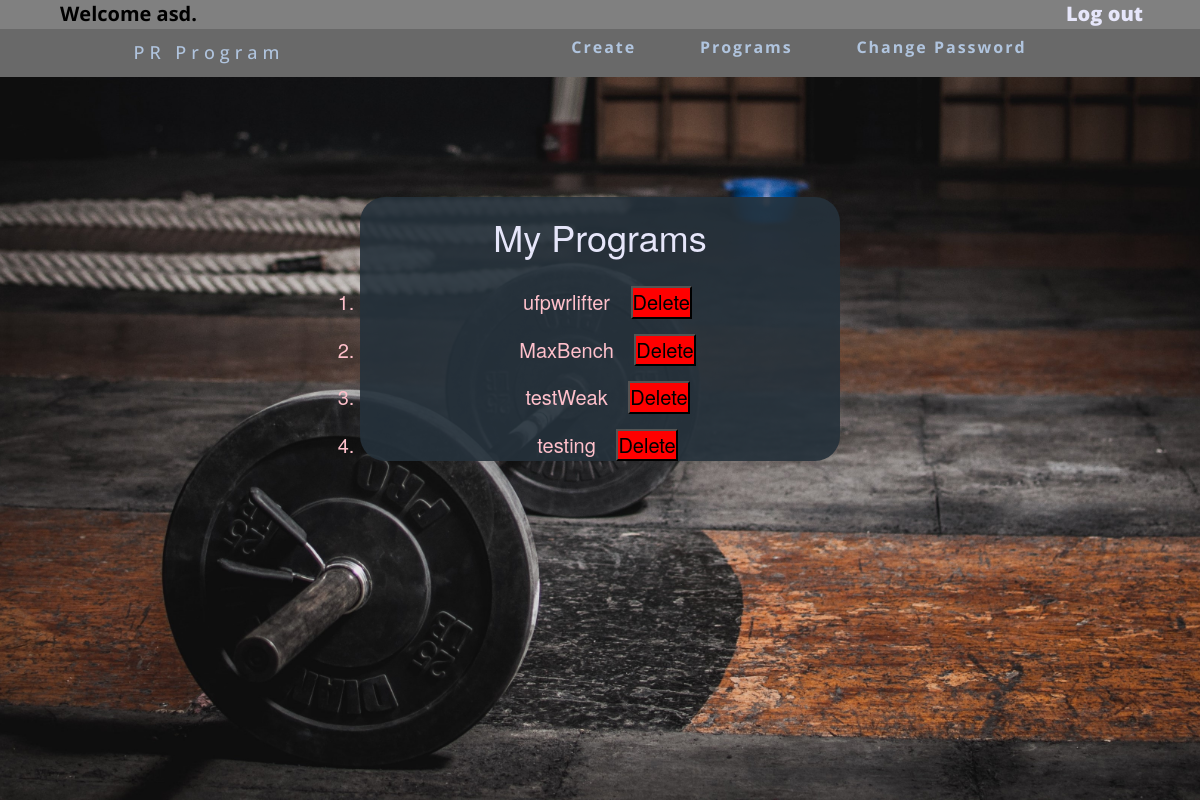
The page /programs (signed in) on the database its author committed.
### app.py (models this page shows)
class UserData(db.Model):
    id = db.Column(db.Integer, primary_key=True)
    username = db.Column(db.String(50))
    password = db.Column(db.String(50))

class ProgramData(db.Model):
    id = db.Column(db.Integer, primary_key=True)
    username = db.Column(db.String(50), default="null")
    name = db.Column(db.String(50), default="null")
    pr = db.Column(db.Integer, default=0)
    reps1 = db.Column(db.Integer, default=0)
    percent1 = db.Column(db.Integer, default=0)
    reps2 = db.Column(db.Integer, default=0)
    percent2 = db.Column(db.Integer, default=0)
    reps3 = db.Column(db.Integer, default=0)
    percent3 = db.Column(db.Integer, default=0)
    reps4 = db.Column(db.Integer, default=0)
    percent4 = db.Column(db.Integer, default=0)
    reps5 = db.Column(db.Integer, default=0)
    percent5 = db.Column(db.Integer, default=0)
    reps6 = db.Column(db.Integer, default=0)
    percent6 = db.Column(db.Integer, default=0)
    reps7 = db.Column(db.Integer, default=0)
    percent7 = db.Column(db.Integer, default=0)
    reps8 = db.Column(db.Integer, default=0)
    percent8 = db.Column(db.Integer, default=0)
    reps9 = db.Column(db.Integer, default=0)
    percent9 = db.Column(db.Integer, default=0)
    reps10 = db.Column(db.Integer, default=0)
    percent10 = db.Column(db.Integer, default=0)
    reps11 = db.Column(db.Integer, default=0)
    percent11 = db.Column(db.Integer, default=0)
    reps12 = db.Column(db.Integer, default=0)
    percent12 = db.Column(db.Integer, default=0)
    reps13 = db.Column(db.Integer, default=0)
    percent13 = db.Column(db.Integer, default=0)
    reps14 = db.Column(db.Integer, default=0)
    percent14 = db.Column(db.Integer, default=0)
    reps15 = db.Column(db.Integer, default=0)
    percent15 = db.Column(db.Integer, default=0)
    reps16 = db.Column(db.Integer, default=0)
    percent16 = db.Column(db.Integer, default=0)
    reps17 = db.Column(db.Integer, default=0)
    percent17 = db.Column(db.Integer, default=0)
    reps18 = db.Column(db.Integer, default=0)
    percent18 = db.Column(db.Integer, default=0)
    reps19 = db.Column(db.Integer, default=0)
    percent19 = db.Column(db.Integer, default=0)
    reps20 = db.Column(db.Integer, default=0)
    percent20 = db.Column(db.Integer, default=0)

### app.py (the view, shortened to what this page needs)
@app.route('/programs', methods=['GET', 'POST'])
@login_required
def programs():
    programName = []
    programNumber = 0
    num = 0
    connection = sqlite3.connect('data/site.db')
    cur = connection.cursor()
    for row in cur.execute('SELECT username, name FROM program_data'):
        if row[0] == current_user.id:
            programName.append(row[1])
            programNumber = programNumber + 1
    return render_template('program.html', data=programName, number=programNumber)

### app.py (called while the page is built)
@login_manager.user_loader
def load_user(user_id):
    user = find_user(user_id)
    if user:
        user.password = None
    return user

def find_user(username):
    connection = sqlite3.connect('data/site.db')
    cur = connection.cursor()
    for row in cur.execute("SELECT username, password from user_data"):
        if not row:
            continue
        if username == row[0]:
            return User(row[0], row[1])
    return None

### templates/program.html (shortened to what this page needs)
{% extends 'base.html' %}
{% block content %}
<div class="home">
    <h1 class="myprogram">My Programs</h1>
    <div class="programs">
        <ol class="nameProgram">
            <form method="post" name="deleteform">
            {% for x in range(number) %}
            <li class="nameProgram">
                <a id="program_name" href="/view/{{data[x]}}" class="programclass">{{ data[x] }}</a>
                <input type="submit" name="delete{{x}}" value="Delete" class="deleteButton">
            </li>
            {% endfor %}
            </form>
        </ol>
    </div>
</div>
{% endblock %}

### templates/base.html (shortened to what this page needs)
<!DOCTYPE html>
<html lang="en">
<head>
    <link rel="stylesheet" type="text/css" href="{{url_for('static', filename='style.css')}}">
    <link rel="stylesheet" href="https://maxcdn.bootstrapcdn.com/bootstrap/3.3.7/css/bootstrap.min.css">
</head>
<body>
<div class="background">
    <header class="login123">
        {% if current_user.is_authenticated %}
        <p>Welcome {{ current_user.id }}.<span class="logout"><a href="/logout">Log out</a></span></p>
        {% endif %}
    </header>
    <nav class="mynavbar">
        <div class="logo">
            <a href="/"><h4>PR Program</h4></a>
        </div>
        <ul class="navlinks">
            {% if current_user.is_authenticated %}
            <li>
                <a href="/create">Create</a>
                <a href="/programs">Programs</a>
                <a href="/changepassword">Change Password</a>
            </li>
            {% endif %}
        </ul>
    </nav>
    {% block content %}{% endblock %}
</div>
</body>
</html>

### static/style.css (style rules this page uses)
* { margin: 0px; padding: 0px; box-sizing: border-box; }
p, h1 { font-family: 'Open Sans', sans-serif; color: gainsboro; }
h1 { margin: 10px; }
p { font-size: 20px }
body, html { height: 100%; background-color: dimgrey; }
.background { background-image: url("/static/background.jpg"); background-position: center; background-repeat: no-repeat; background-size: cover; height: 100%; }
nav.mynavbar { display: flex; justify-content: space-around; align-items: center; min-height: 6vh; font-family: 'Open Sans', sans-serif; background-color: dimgray; }
.logo a { color: lightsteelblue; letter-spacing: 5px; font-size: 25px; text-decoration: none; }
.navlinks { display: flex; }
.navlinks li { list-style: none; }
.navlinks a { color: lightsteelblue; text-decoration: none; letter-spacing: 2px; font-weight: bold; font-size: 16px; font-family: 'Open Sans', sans-serif; padding-right: 40px; padding-left: 20px; }
.home { margin: auto; margin-top: 10%; width: 40%; padding: 0; text-align: center; background: rgba(37, 49, 59, 0.9); border-radius: 25px; }
.home h1 { color: lavender; }
.login123 p { width: 100%; text-align: left; background-color: grey; color: black; padding-left: 5%; font-weight: bolder; text-decoration: none; margin: 0; font-size: 20px; }
.logout a { float: right; font-weight: bolder; color: lavender; margin-right: 5%; text-decoration: none; }
.nameProgram { margin-bottom: 15px; }
.nameProgram a { color: pink; font-size: 20px; text-decoration: none; padding: 15px; margin-bottom: 15px; }
.myprogram { padding: 20px; }
ol.nameProgram { color: pink; font-size: 20px; }
.deleteButton { color: black; background-color: red; }

### rows shown on the page
UserData: id "asd"
ProgramData: name "ufpwrlifter"
ProgramData: name "MaxBench"
ProgramData: name "testWeak"
ProgramData: name "testing"
